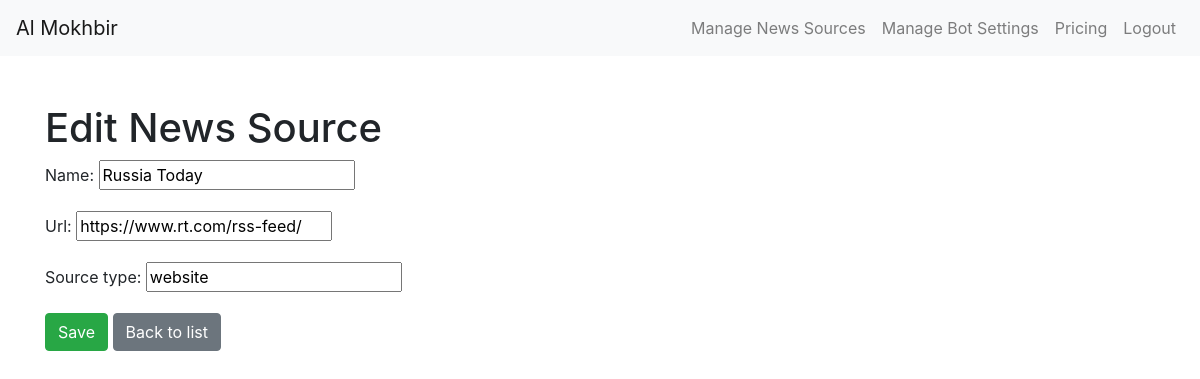
Screenshot of /news_manager/news_sources/edit/4/ (signed in) with the database file from the repository.
### news_manager/models.py (models this page shows, shortened)
class NewsSource(models.Model):
    user = models.ForeignKey(User, null=True, blank=True, on_delete=models.SET_NULL)
    name = models.CharField(max_length=100)
    url = models.URLField()
    source_type = models.CharField(max_length=50)

### news_manager/views.py (the view)
# urls.py: path('news_sources/edit/<int:pk>/', views.edit_news_source, name='edit_news_source'),
@login_required
def edit_news_source(request, pk):
    news_source = NewsSource.objects.get(pk=pk)
    if request.method == 'POST':
        form = NewsSourceForm(request.POST, instance=news_source)
        if form.is_valid():
            form.save()
            return redirect('news_source_list')
    else:
        form = NewsSourceForm(instance=news_source)
    return render(request, 'news_manager/edit_news_source.html', {'form': form})

### news_manager/forms.py
class NewsSourceForm(forms.ModelForm):
    class Meta:
        model = NewsSource
        fields = ['name', 'url', 'source_type']

### news_manager/templates/news_manager/edit_news_source.html (shortened to what this page needs)
{% extends 'news_manager/base.html' %}
{% block content %}
<h1>Edit News Source</h1>
<form method="post">
    <div class="form-group">
        {{ form.as_p }}
    </div>
    <button type="submit" class="btn btn-success">Save</button>
    <a href="{% url 'news_source_list' %}" class="btn btn-secondary">Back to list</a>
</form>
{% endblock %}

### rows the page displays
NewsSource: name "Russia Today", url "https://www.rt.com/rss-feed/", source_type "website"
